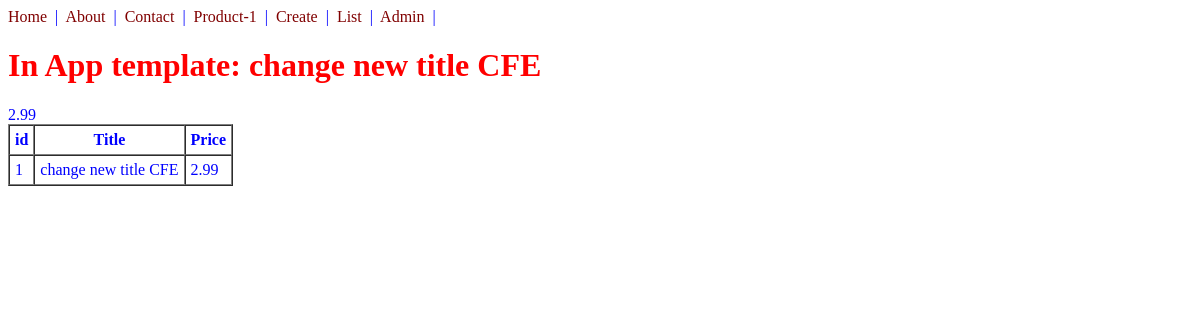
The page /products/product/ on the database as committed earlier.
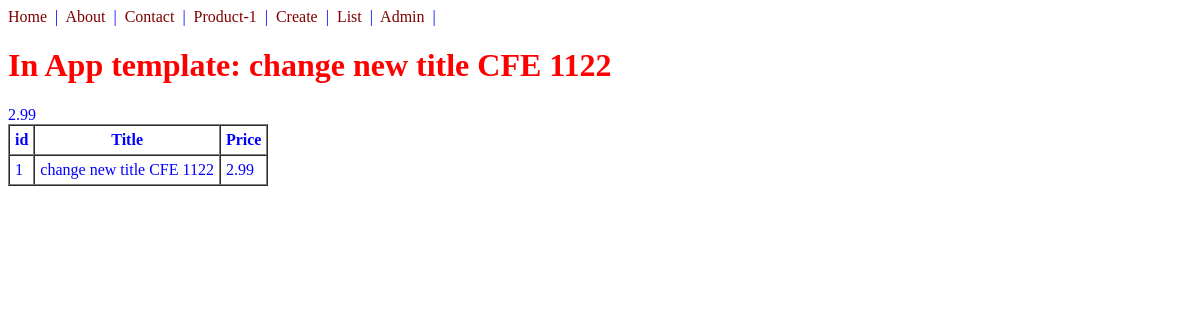
The same page on the database as committed later.
### products/models.py (models this page shows, shortened)
class Product(models.Model):
    title = models.CharField(max_length=100)
    description = models.TextField(null=True)
    price = models.DecimalField(max_digits=10, decimal_places=2)

### products/views.py (the view)
# urls.py: path('product/', product_detail_view),
def product_detail_view(request):
    obj = Product.objects.get(id=1)
    context = {
        'object':obj
    }
    return render(request, "products/product_detail.html",context)

### products/templates/products/product_detail.html
{% extends 'base.html' %}
{% block content %}
<h1>In App template: {{object.title}}</h1>
{{object.price}}
<table border="1" cellpadding="5" cellspacing="0">
    <tr>
        <th>id</th>
        <th>Title</th>
        <th>Price</th>
    </tr>
    <tr>
        <td>{{object.id}}</td>
        <td>{{object.title}}</td>
        <td>{{object.price}}</td>
    </tr>
</table>
{% endblock %}

Rows that differ between the two databases and show on the page:
changed Product id 1: title "change new title CFE" → "change new title CFE 1122"
